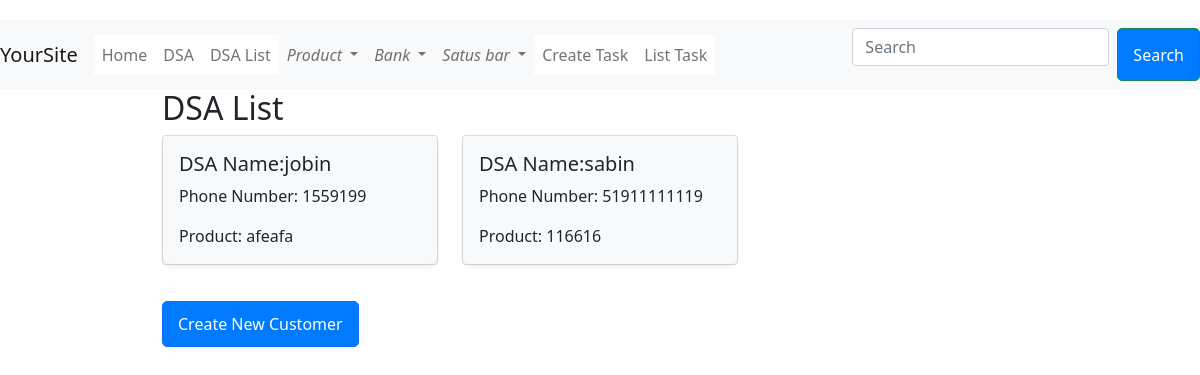
The page /dsa_list on the database its author committed.
### profiles/models.py (models this page shows, shortened)
class DSA(models.Model):
    dsa_name = models.CharField(max_length=50)
    dsa_code = models.CharField(max_length=50)
    dsa_phone_number = models.IntegerField()
    created_date = models.DateField(auto_now_add=True)

### profiles/views.py (the view)
# urls.py: path('dsa_list',views.dsa_lis,name='dsa_list'),
def dsa_lis(request):
    dsa = DSA.objects.all()
    return render(request,'dsa_list.html',{'dsa':dsa})

### templates/dsa_list.html
{% extends 'base.html' %}
{% block content %}
<h2>DSA List</h2>
<div class="row">
    {% for ds in dsa %}
    <div class="col-md-4 mb-3">
        <div class="card">
            <div class="card-body">
                <h5 class="card-title">DSA Name:{{ ds.dsa_name }}</h5>
                <p class="card-text">Phone Number: {{ ds.dsa_phone_number }}</p>
                <p class="card-text">Product: {{ ds.dsa_code }}</p>
            </div>
        </div>
    </div>
    {% endfor %}
</div>
<a href="{% url 'create_customer' %}" class="btn btn-primary">Create New Customer</a>
{% endblock %}

### templates/base.html (style rules this page uses)
body { padding-top: 20px; padding-bottom: 20px; }
.card { margin-bottom: 20px; }
.card-body { background-color: #f8f9fa; border-radius: 8px; box-shadow: 0 2px 5px rgba(0, 0, 0, 0.1); }
a { text-decoration: none; }
.btn { background-color: #007bff; color: #fff; padding: 10px 15px; border-radius: 5px; text-align: center; }

### rows shown on the page
DSA: dsa_name "jobin", dsa_phone_number "1559199", dsa_code "afeafa"
DSA: dsa_name "sabin", dsa_phone_number "51911111119", dsa_code "116616"
